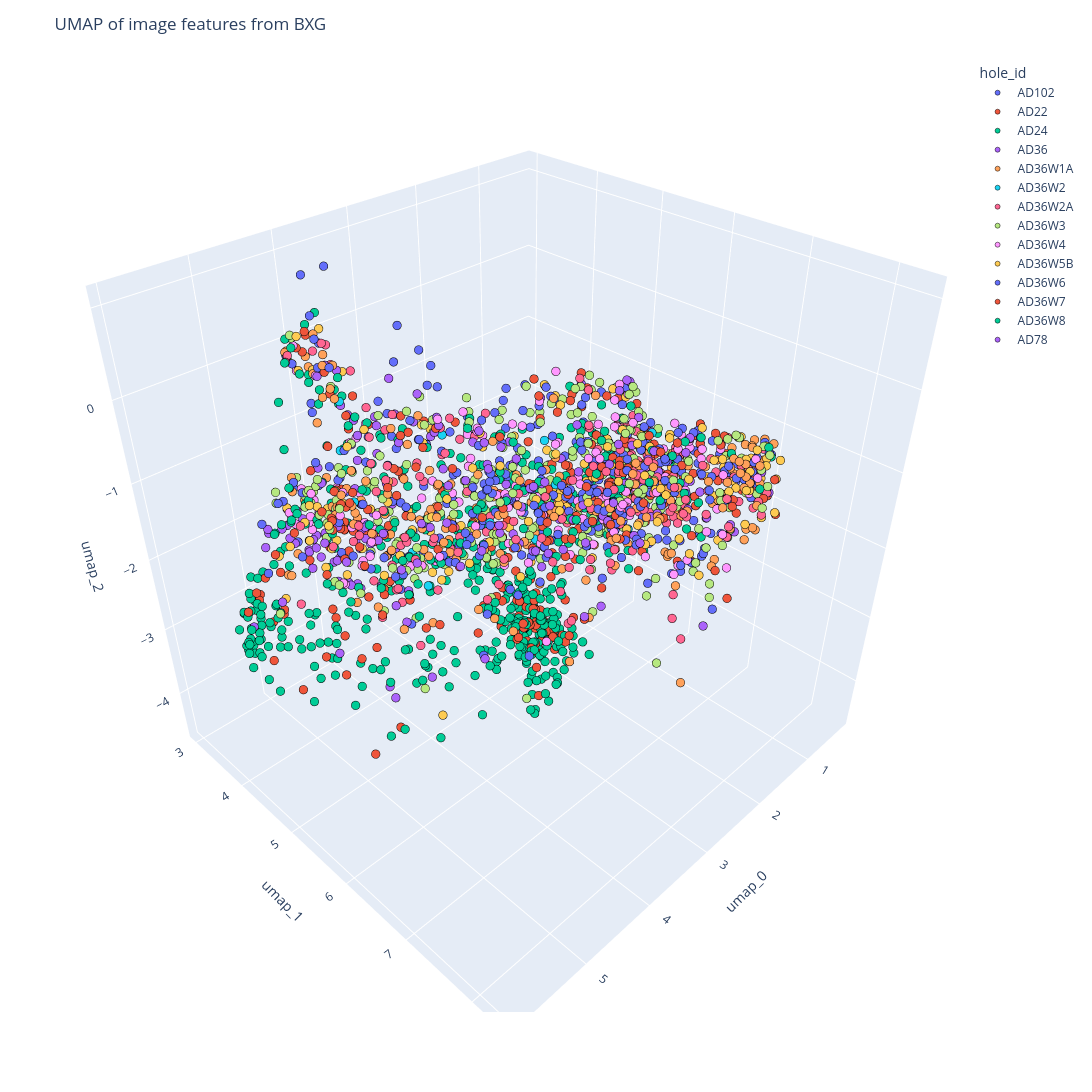

The notebook cell this image was saved under:
### Code cell
# plot in 3d
fig = px.scatter_3d(
    df_umap[df_umap['GeoRckInterp']=='BXG'],
    x = 'umap_0',
    y = 'umap_1',
    z = 'umap_2',
    color = 'hole_id',
    #color_discrete_map=colour_map, 
)
fig.update_traces(marker=dict(size=5, line=dict(width=0.5,color='black')))

# Customize the layout
fig.update_layout(
    title='UMAP of image features from BXG', # Title
    width=1600,  # Set the width of the figure to 800 pixels
    height=1200,  # Set the height of the figure to 600 pixels
    plot_bgcolor='rgba(250, 250, 250, 1)',
)
